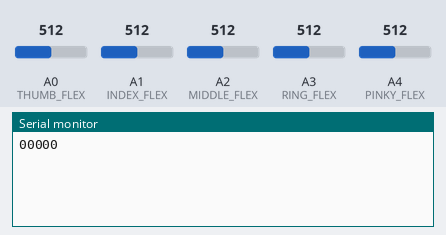
This sketch was run on a simulated Arduino Uno, built with avr-gcc and run on an emulated ATmega328P. On the bench: the last lines printed to the serial monitor. The inputs (shaded band) are chosen by the test bench; at power-on: A2 (MIDDLE_FLEX) = 512, A4 (PINKY_FLEX) = 512, A3 (RING_FLEX) = 512, A0 (THUMB_FLEX) = 512, A1 (INDEX_FLEX) = 512.

Above: at 1.2 s.
1.3 s: A2 (MIDDLE_FLEX) set to 900
At 2.6 s:
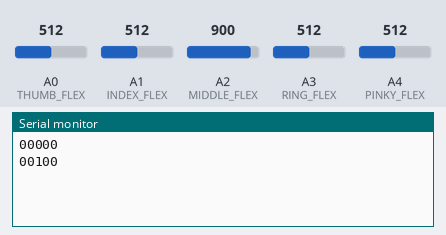
2.8 s: A4 (PINKY_FLEX) set to 900
At 4.1 s:
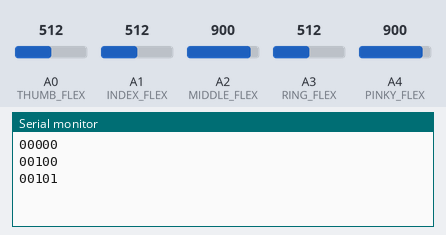
4.3 s: A3 (RING_FLEX) set to 992
At 5.2 s:
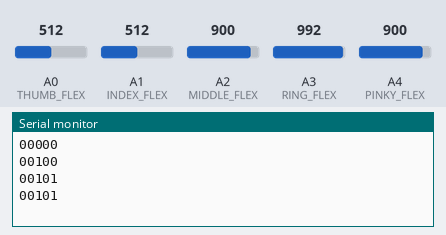
5.8 s: A4 (PINKY_FLEX) set to 880
At 7.1 s:
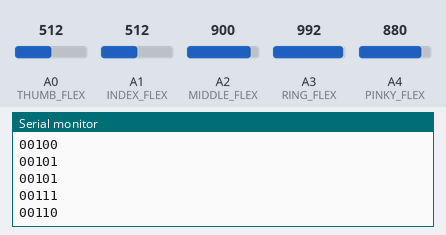
7.3 s: A2 (MIDDLE_FLEX) set to 716
At 8.5 s:
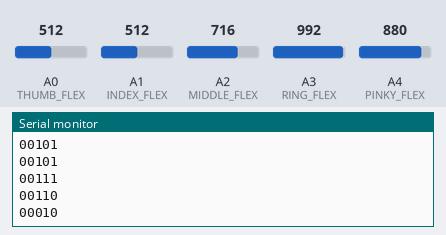
Timing chart, 0 to 9.8 s (numbered marks = the images above; inputs shaded):
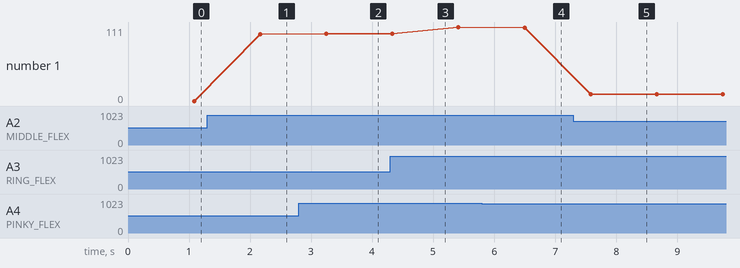

Measured:
- after the input at 1.3 s, the serial monitor: prints a new line after 0.87 s (image 1)
- after the input at 2.8 s, the serial monitor: prints a new line after 0.45 s (image 2)
- after the input at 5.8 s, the serial monitor: prints a new line after 0.70 s (image 4)
- after the input at 7.3 s, the serial monitor: prints a new line after 0.28 s (image 5)
- plotted number 1: 0 → 100 after the input at 1.3 s, 100 → 101 after the input at 2.8 s, 101 → 111 after the input at 4.3 s, 111 → 110 after the input at 5.8 s, 110 → 10 after the input at 7.3 s

The sketch:

RightHandSide.ino
```cpp
//!!AUM!!
#include <SoftwareSerial.h>
SoftwareSerial mySerial(12, 13); // RX, TX
#include <LiquidCrystal.h>
// RS-2  ; EN-3 ; D4-4    ;  D5-5   ; D6-6    ; D7-8
LiquidCrystal lcd(2, 3, 4, 5, 6, 8);

#define THUMB_FLEX    0
#define INDEX_FLEX    1
#define MIDDLE_FLEX   2
#define RING_FLEX     3
#define PINKY_FLEX    4

#define MAX_FIFO_BUFFER   10
int  FLEX_ARRAY[5] = {0,0,0,0,0};
int  FIFO_BUFFER[5][MAX_FIFO_BUFFER];
long FLEX_DATA[10];

void setup()
{ // put your setup code here, to run once:
  Serial.begin(9600);
  mySerial.begin(9600);
}


unsigned int base_ms = 0;

void loop()
{ byte i =0,j = 0;
  FLEX_ARRAY[THUMB_FLEX]   = analogRead(THUMB_FLEX);
  FLEX_ARRAY[INDEX_FLEX]   = analogRead(INDEX_FLEX);
  FLEX_ARRAY[MIDDLE_FLEX]  = analogRead(MIDDLE_FLEX);
  FLEX_ARRAY[RING_FLEX]    = analogRead(RING_FLEX);
  FLEX_ARRAY[PINKY_FLEX]   = analogRead(PINKY_FLEX);

   for(i = 0; i < 5; i++)
  {   for(j = 0;j< MAX_FIFO_BUFFER-1;j++)
      { FIFO_BUFFER[i][j] = FIFO_BUFFER[i][j+1];
        FLEX_DATA[i] += FIFO_BUFFER[i][j];
      }
  }
  for(i=0;i<5;i++)
  { FIFO_BUFFER[i][MAX_FIFO_BUFFER-1] = FLEX_ARRAY[i];
    FLEX_DATA[i] += FIFO_BUFFER[i][MAX_FIFO_BUFFER-1];
    FLEX_DATA[i] = FLEX_DATA[i]/MAX_FIFO_BUFFER;
  }
  delay(10);
  base_ms++;
  if(base_ms < 100) return;
  base_ms = 0;

//  Serial.println(String(FLEX_DATA[0])+"_"+String(FLEX_DATA[1])+"_"+String(FLEX_DATA[2])+"_"+String(FLEX_DATA[3])+"_"+String(FLEX_DATA[4]));
  simplify_signal();
}


byte Angle_int_to_nibble[2] = {0,0},Flex_int_to_bit[10] = {0,0,0,0,0,0,0,0,0,0};
void simplify_signal(void)
{ int ThumbThresh = 1140,IndexThresh = 1200,MidleThresh = 890,RingThresh = 1100,PinkyThresh = 980;

  if(FLEX_DATA[THUMB_FLEX] < ThumbThresh)                                               Flex_int_to_bit[THUMB_FLEX] = 0;
  else                                                                                  Flex_int_to_bit[THUMB_FLEX] = 1;
  if(FLEX_DATA[INDEX_FLEX] < IndexThresh)                                               Flex_int_to_bit[INDEX_FLEX] = 0;
  else                                                                                  Flex_int_to_bit[INDEX_FLEX] = 1;
  if(FLEX_DATA[MIDDLE_FLEX] < MidleThresh)                                              Flex_int_to_bit[MIDDLE_FLEX] = 0;
  else                                                                                  Flex_int_to_bit[MIDDLE_FLEX] = 1;
  if(FLEX_DATA[RING_FLEX] < RingThresh)                                                 Flex_int_to_bit[RING_FLEX] = 0;
  else                                                                                  Flex_int_to_bit[RING_FLEX] = 1;
  if(FLEX_DATA[PINKY_FLEX] < PinkyThresh)                                               Flex_int_to_bit[PINKY_FLEX] = 0;
  else                                                                                  Flex_int_to_bit[PINKY_FLEX] = 1;

//  Serial.println("___"+String(Flex_int_to_bit[THUMB_FLEX])+"_"+String(Flex_int_to_bit[INDEX_FLEX])+"_"+String(Flex_int_to_bit[MIDDLE_FLEX])+"_"+String(Flex_int_to_bit[RING_FLEX])+"_"+String(Flex_int_to_bit[PINKY_FLEX]));
  Serial.println(String(Flex_int_to_bit[THUMB_FLEX])+String(Flex_int_to_bit[INDEX_FLEX])+String(Flex_int_to_bit[MIDDLE_FLEX])+String(Flex_int_to_bit[RING_FLEX])+String(Flex_int_to_bit[PINKY_FLEX]));

}
```
